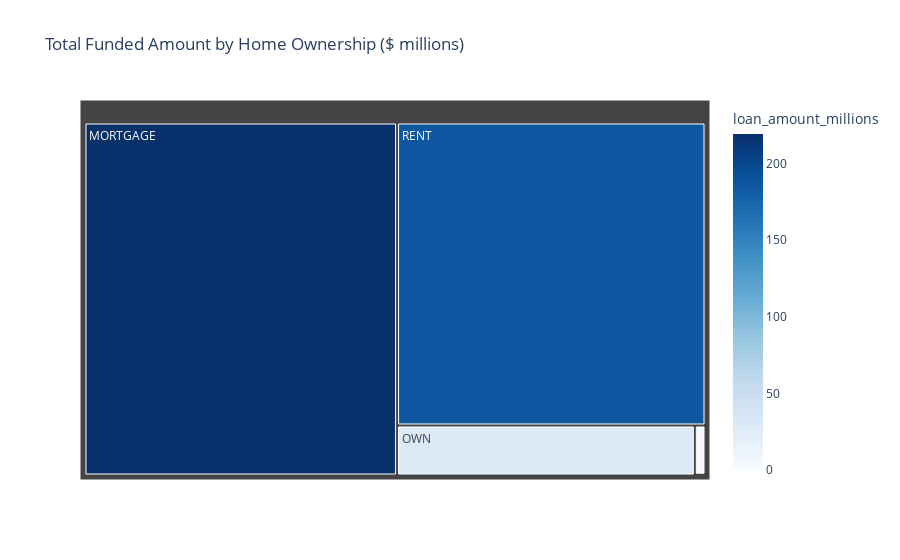

Notebook cell for this chart:
### Markdown cell above
### Home Ownership by Total Funded Amount

### Code cell
home_funding = df.groupby('home_ownership')['loan_amount'].sum().reset_index()
home_funding['loan_amount_millions'] = home_funding['loan_amount'] / 1000000

fig = px.treemap(
    home_funding,
    path=['home_ownership'],   # needed to show categories
    values='loan_amount_millions',
    color='loan_amount_millions',
    color_continuous_scale='Blues',
    title='Total Funded Amount by Home Ownership ($ millions)'
)

fig.show()

### Figure 1 — Plotly figure (JSON) as saved in the notebook; plotly's stock layout.template omitted (floating-point values rounded to 4 significant figures)
{"data": [{"branchvalues": "total", "customdata": [[219.3], [0.0168], [1.045], [29.6], [185.8]], "domain": {"x": [0, 1], "y": [0, 1]}, "hovertemplate": "labels=%{label}<br>loan_amount_millions_sum=%{value}<br>parent=%{parent}<br>id=%{id}<br>loan_amount_millions=%{color}<extra></extra>", "ids": ["MORTGAGE", "NONE", "OTHER", "OWN", "RENT"], "labels": ["MORTGAGE", "NONE", "OTHER", "OWN", "RENT"], "marker": {"coloraxis": "coloraxis", "colors": [219.3, 0.0168, 1.045, 29.6, 185.8]}, "name": "", "parents": ["", "", "", "", ""], "type": "treemap", "values": [219.3, 0.0168, 1.045, 29.6, 185.8]}], "layout": {"coloraxis": {"colorbar": {"title": {"text": "loan_amount_millions"}}, "colorscale": [[0, "rgb(247,251,255)"], [0.125, "rgb(222,235,247)"], [0.25, "rgb(198,219,239)"], [0.375, "rgb(158,202,225)"], [0.5, "rgb(107,174,214)"], [0.625, "rgb(66,146,198)"], [0.75, "rgb(33,113,181)"], [0.875, "rgb(8,81,156)"], [1, "rgb(8,48,107)"]]}, "legend": {"tracegroupgap": 0}, "title": {"text": "Total Funded Amount by Home Ownership ($ millions)"}}}
